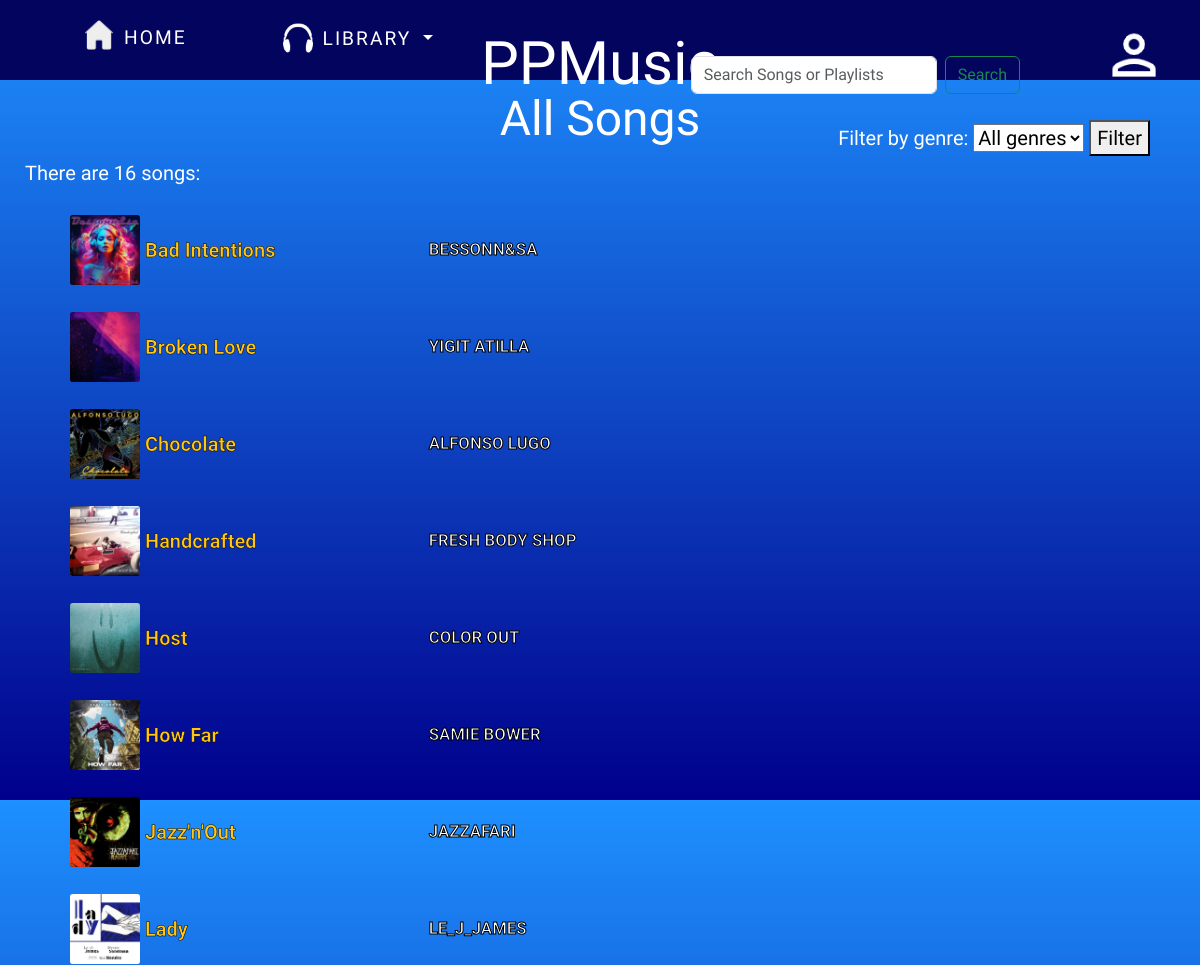
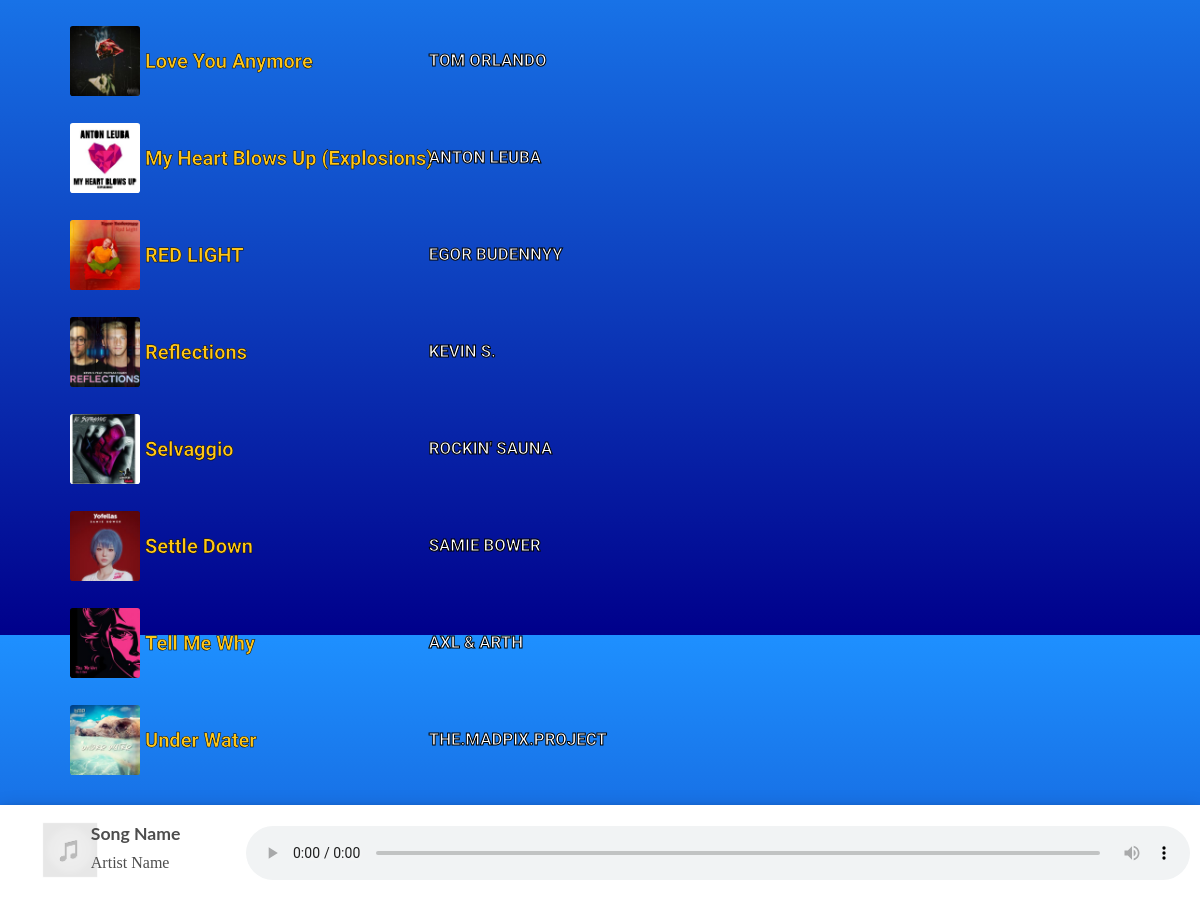
Page /music/allsongs/ on the committed database (2 pictures, top to bottom).
### music/models.py (models this page shows, shortened)
class Song(models.Model):
    song_id = models.AutoField(primary_key=True)
    name = models.CharField(max_length=50)
    artist = models.CharField(max_length=50)
    album = models.CharField(max_length=50, blank=True)
    GENRE_CHOICES = [
        ('rock', 'Rock'),
        ('pop', 'Pop'),
        ('hiphop', 'Hip Hop'),
        ('jazz', 'Jazz'),
        ('electronic', 'Electronic'),
        ('classical', 'Classical'),
        ('latin', 'Latin'),
        ('other', 'Other'),
    ]
    genre = models.CharField(max_length=20, blank=True, default='genre', choices=GENRE_CHOICES)
    song = models.FileField(upload_to="songs/", validators=[FileExtensionValidator(allowed_extensions=['mp3', 'wav'])], default="name")
    image = models.ImageField(upload_to="songimage/", validators=[FileExtensionValidator(allowed_extensions=['jpeg', 'jpg', 'png'])])
    data = models.DateTimeField(auto_now=False, auto_now_add=True)
    slug = models.SlugField()
    liked_by_users = models.ManyToManyField(User, related_name="liked_songs", blank=True)
    class Meta:
        ordering = ['name']

### music/views.py (the view)
# urls.py: path('allsongs/', views.all_songs, name="allsongs"),
def all_songs(request):
    user = request.user
    genre = request.GET.get('genre')
    if genre:
        allsongs = Song.objects.filter(genre=genre)
    else:
        allsongs = Song.objects.all()
    genres = Song.GENRE_CHOICES
    if user.is_authenticated:
        all_liked = request.user.liked_songs.all()
        my_playlists = Playlist.objects.filter(user=user)
        return render(request, 'music/allsongs.html', {'allsongs': allsongs, 'my_playlists': my_playlists, 'genres': genres, 'all_liked': all_liked})
    else:
        return render(request, 'music/allsongs.html', {'allsongs': allsongs, 'genres': genres})

### music/templates/music/allsongs.html (shortened to what this page needs)
{% extends 'layout.html' %}
{% block main-content %}
    <h2 style="text-align: center; margin: 10px 0; font-size: 3rem">All Songs</h2>
    <form style="right:50px; top: 120px; position: absolute" method="GET">
        <label for="genre">Filter by genre:</label>
        <select name="genre" id="genre">
            <option value="">All genres</option>
        </select>
        <button type="submit">Filter</button>
    </form>
    {% if allsongs %}
        <p style="margin-left: 25px">There are {{ allsongs|length }} songs:</p>
    {% else %}
        <p>No songs found.</p>
    {% endif %}
        <div id="songlist">
        {% for i in allsongs %}
            <div class="sameMovieCard">
                <div class="container_songpost">
                    <img src="{{i.image.url}}" id="A_{{i.song_id}}"/>
                    <div class="overlay_songpost"></div>
                </div>
                <div class="songpost_data">
                    <h5 class="song-name" id="B_{{i.song_id}}"><a data-song-url="{{i.song.url}}" id="{{i.song_id}}" onclick="playSong(this)">{{i.name}}</a></h5>
                    <p class="singer-name" id="C_{{i.song_id}}">{{i.artist}}</p>
                </div>
            </div>
        {% endfor %}
        <br>
        <br>
        </div>
{% endblock %}

### static/css/style.css (style rules this page uses)
body { max-width: 100%; background-color: blue; background-image: linear-gradient(#1e90ff, #00008b); color:white; font-family: Oswald, Verdana, serif; font-size: 20px; }
a { text-decoration: none; cursor: pointer; color:white; }
.sameMovieCard { margin: 5px 20px 5px 20px; display: grid; grid-template-columns: 10% 90%; padding: 10px 5px; transition: 0.3s; }
.container_songpost { border-radius: 4%; position: relative; margin: 1px 0 1px 45px; width: 75%; height: 50px; }
.overlay_songpost { position: absolute; border-radius: 4%; top: 0; left: 0; width: 70%; height: 50px; background: rgba(0, 0, 0, 0); transition: background 0.5s ease; }
.container_songpost img { border-radius: 4%; position: absolute; width: 70%; margin: auto; height: 50px; left: 0; }
.songpost_data { display: grid; grid-template-columns: 25% 30% 25% 20%; }
.singer-name { margin: auto 30px; color: rgb(143, 142, 142); font-size: 0.8rem; }
.song-name { margin: auto 5px; color: rgb(75, 74, 74); font-size: 0.85rem; }
#songlist { list-style: none; }
#songlist { margin-bottom:50px; white-space: nowrap; }
#songlist img { height: 70px; width: 70px; }
#songlist .container_songpost { height: 70px; }
#songlist .overlay_songpost { height:70px; width:70px; }
#songlist .song-name { -webkit-text-stroke-width: 0.5px; -webkit-text-stroke-color: black; color: #ffc616; font-size: 1.25rem; font-weight: 700; }
#songlist .singer-name { -webkit-text-stroke-width: 1px; -webkit-text-stroke-color: black; color:white; font-weight: 700; font-size:1.05rem; }

### rows in the picture
Song: image (picture), name "Bad Intentions", artist "BESSONN&SA"
Song: image (picture), name "Broken Love", artist "YIGIT ATILLA"
Song: image (picture), name "Chocolate", artist "ALFONSO LUGO"
Song: image (picture), name "Handcrafted", artist "FRESH BODY SHOP"
Song: image (picture), name "Host", artist "COLOR OUT"
Song: image (picture), name "How Far", artist "SAMIE BOWER"
Song: image (picture), name "Jazz'n'Out", artist "JAZZAFARI"
Song: image (picture), name "Lady", artist "LE_J_JAMES"
Song: image (picture), name "Love You Anymore", artist "TOM ORLANDO"
Song: image (picture), name "My Heart Blows Up (Explosions)", artist "ANTON LEUBA"
Song: image (picture), name "RED LIGHT", artist "EGOR BUDENNYY"
Song: image (picture), name "Reflections", artist "KEVIN S."
Song: image (picture), name "Selvaggio", artist "ROCKIN' SAUNA"
Song: image (picture), name "Settle Down", artist "SAMIE BOWER"
Song: image (picture), name "Tell Me Why", artist "AXL & ARTH"
Song: image (picture), name "Under Water", artist "THE.MADPIX.PROJECT"

### other values in the picture
{{ allsongs|length }} "16"
